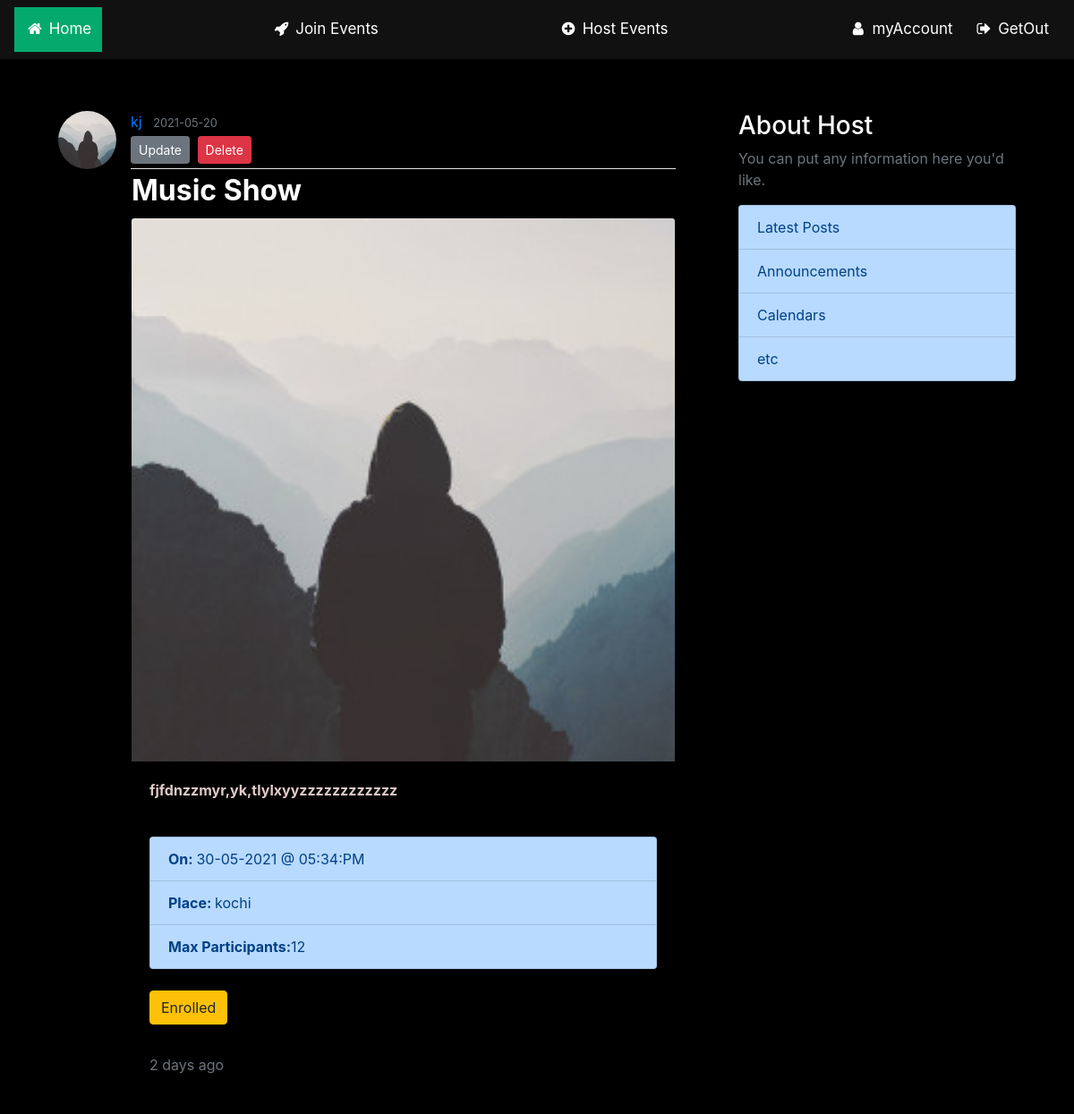
The app's page /events/1 (signed in), older data.
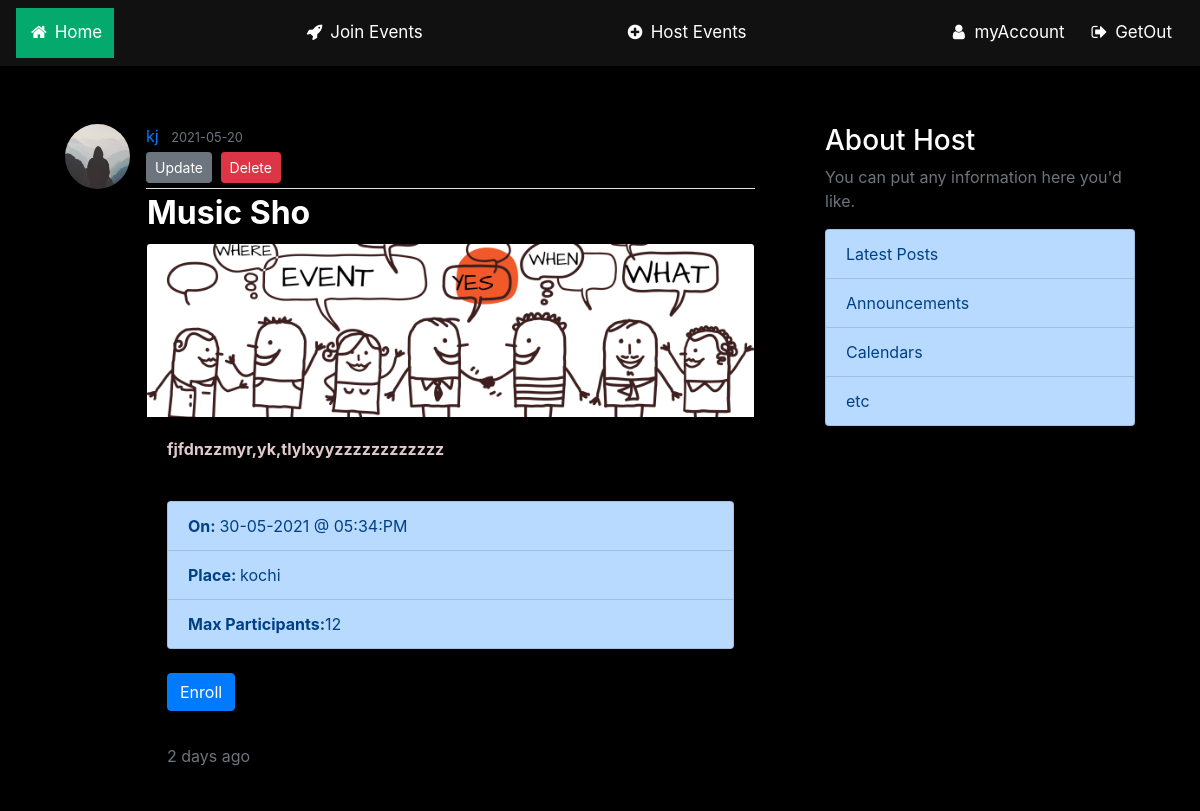
The same page, newer data.
### eventPlanr/models.py (models this page shows, shortened)
class User(db.Model,UserMixin):
    id = db.Column(db.Integer, primary_key=True)
    name = db.Column(db.String(20), nullable=False)
    email = db.Column(db.String(120), unique=True, nullable=False)
    image_file = db.Column(db.String(20), nullable=False, default='default.jpg')
    password = db.Column(db.String(60), nullable=False)
    posts = db.relationship('Event', backref='author', lazy=True)
    JoinedEvent = db.relationship('Event', secondary=JoinedUserEvent, backref='participants', lazy=True)

class Event(db.Model):
    id = db.Column(db.Integer, primary_key=True)
    title = db.Column(db.String(100), unique=True,nullable=False)
    description = db.Column(db.Text, nullable=False)
    dateTime = db.Column(db.DateTime, nullable=False)
    banner_file=db.Column(db.String(50), nullable=False, default='default.jpg')
    maxJoin=db.Column(db.Integer,default=100)
    location=db.Column(db.String(100),nullable=False)
    date_posted = db.Column(db.DateTime, nullable=False, default=datetime.utcnow)
    user_id = db.Column(db.Integer, db.ForeignKey('user.id'), nullable=False)

### eventPlanr/routes.py (the view)
@app.route('/events/<int:event_id>')
def event(event_id):
    event=Event.query.get_or_404(event_id)
    enroll=['Enroll','Enroll in this Event?','Enroll Now','primary',0]
    if event in current_user.JoinedEvent:
        enroll=['Enrolled','UnEnroll from this Event?','UnEnroll','warning',1]
    return render_template('EVENT.html',title=event.title,event=event,enrollVal=enroll)

### eventPlanr/models.py (called while the page is built)
@login_manager.user_loader
def log_user(user_id):
    return User.query.get(int(user_id))

### eventPlanr/templates/EVENT.html (shortened to what this page needs)
{% extends "layout_login.html" %}
{% block head %}
<link rel="stylesheet" href="https://maxcdn.bootstrapcdn.com/bootstrap/4.0.0/css/bootstrap.min.css">
 {% endblock %}
{% block content %}
<br><br>
 <main role="main" class="container">
      <div class="row">
        <div class="col-md-8">
  <article class="media content-section">
    <img class="rounded-circle article-img" src="{{ url_for('static', filename='profile_pics/' + event.author.image_file) }}">
    <div class="media-body">
      <div class="article-metadata">
        <a class="mr-2" href="#">{{ event.author.name }}</a>
        <small class="text-muted">{{ event.date_posted.strftime('%Y-%m-%d') }}</small>
        {% if event.author == current_user %}
          <div>
            <a class="btn btn-secondary btn-sm mt-1 mb-1" href="{{ url_for('update_event',event_id=event.id)}}">Update</a>
            <button type="button" class="btn btn-danger btn-sm m-1" data-toggle="modal" data-target="#deleteModal">Delete</button>
          </div>
        {% endif %}
      </div>
<div class="card" style="width: 100%;background-color:black">
<h2 class="card-title" ><strong>{{event.title}}</strong></h2>
  <img class="card-img-top" src="{{ url_for('static', filename='event_banner/' + event.banner_file) }}" alt="Card image cap">
  <div class="card-body">
    <p class="card-text"><strong>{{event.description}}</strong></p>
    <br>
    <ul class="list-group">
            <li class="list-group-item list-group-item-primary"><strong>On: </strong>{{ event.dateTime.strftime("%d-%m-%Y @ %I:%M:%p")}}</li>
                <li class="list-group-item list-group-item-primary"><strong>Place: </strong>{{event.location}}</li>
                <li class="list-group-item list-group-item-primary"><strong>Max Participants:</strong>{{event.maxJoin}}</li>
              </ul>
              <br>
    <button type="button" class="btn btn-{{enrollVal[3]}}" data-toggle="modal" data-target="#joinModal">{{enrollVal[0]}}</button>
  </div>
    <div class="card-footer text-muted">
    2 days ago
  </div>
</div>
    </div>
  </article>
          </div>
          {% if event.author == current_user %}
        <div class="col-md-4">
          <div class="content-section">
            <h3>About Host</h3>
            <p class='text-muted'>You can put any information here you'd like.
                <ul class="list-group">
                <li class="list-group-item list-group-item-primary">Latest Posts</li>
                <li class="list-group-item list-group-item-primary">Announcements</li>
                <li class="list-group-item list-group-item-primary">Calendars</li>
                <li class="list-group-item list-group-item-primary">etc</li>
              </ul>
            </p>
          </div>
        </div>
         {% endif %}
      </div>
    </main>
{% endblock content %}

### eventPlanr/templates/layout_login.html (shortened to what this page needs)
<!DOCTYPE html>
<html>
<head>
 {% block head %}{% endblock %}
    <link rel="stylesheet" href="{{ url_for('static', filename='navbar.css') }}">
    <link rel="stylesheet" href="https://cdnjs.cloudflare.com/ajax/libs/font-awesome/4.7.0/css/font-awesome.min.css">
</head>
<body>
 <header>
      <div class="navbar">
        {% if current_user.is_authenticated %}
             <a class="active" href="{{ url_for('home') }}"><i class="fa fa-fw fa-home"></i> Home</a>
             <a  href="{{ url_for('events') }}"><i class="fa fa-fw fa-rocket"></i> Join Events</a>
             <a  href="{{ url_for('host') }}"><i class="fa fa-fw fa-plus-circle"></i> Host Events</a>
             <div class="topnav-right">
                <a href="{{ url_for('myAccount') }}"><i class="fa fa-fw fa-user"></i> myAccount</a>
                <a href="{{ url_for('logout') }}"><i class="fa fa-fw fa-sign-out"></i> GetOut</a>
             </div>
        {% endif %}
      </div>
</header>
{% block content %}{% endblock %}
</body>
</html>

### eventPlanr/static/navbar.css (style rules this page uses)
.navbar { width: 100%; background-color: #111; overflow: auto; }
.navbar a { float: left; text-align: center; padding: 12px; color: white; text-decoration: none; font-size: 17px; }
.active { background-color: #04AA6D; }
.topnav-right { float: right; }

### eventPlanr/templates/EVENT.html (style rules this page uses)
body { background-color: #000000; color: #ffffff; }
h1, h2, h3, h4, h5, h6 { color: #ffffff; }
p { color: #e0caca; }
.content-section { background: #000000; padding: 10px 20px; border-radius: 3px; margin-bottom: 20px; }
.article-img { height: 65px; width: 65px; margin-right: 16px; }
.article-metadata { padding-bottom: 1px; margin-bottom: 4px; border-bottom: 1px solid #e3e3e3 }

Row changes from the older to the newer data that the page shows:
changed Event "fjfdnzzmyr,yk,tlylxyyzzzzzzzzzzzz": title "Music Show" → "Music Sho"; banner_file: picture added in place of a placeholder
Text that changed along with them:
{{ enrollVal[0] }}: "Enrolled" → "Enroll"
